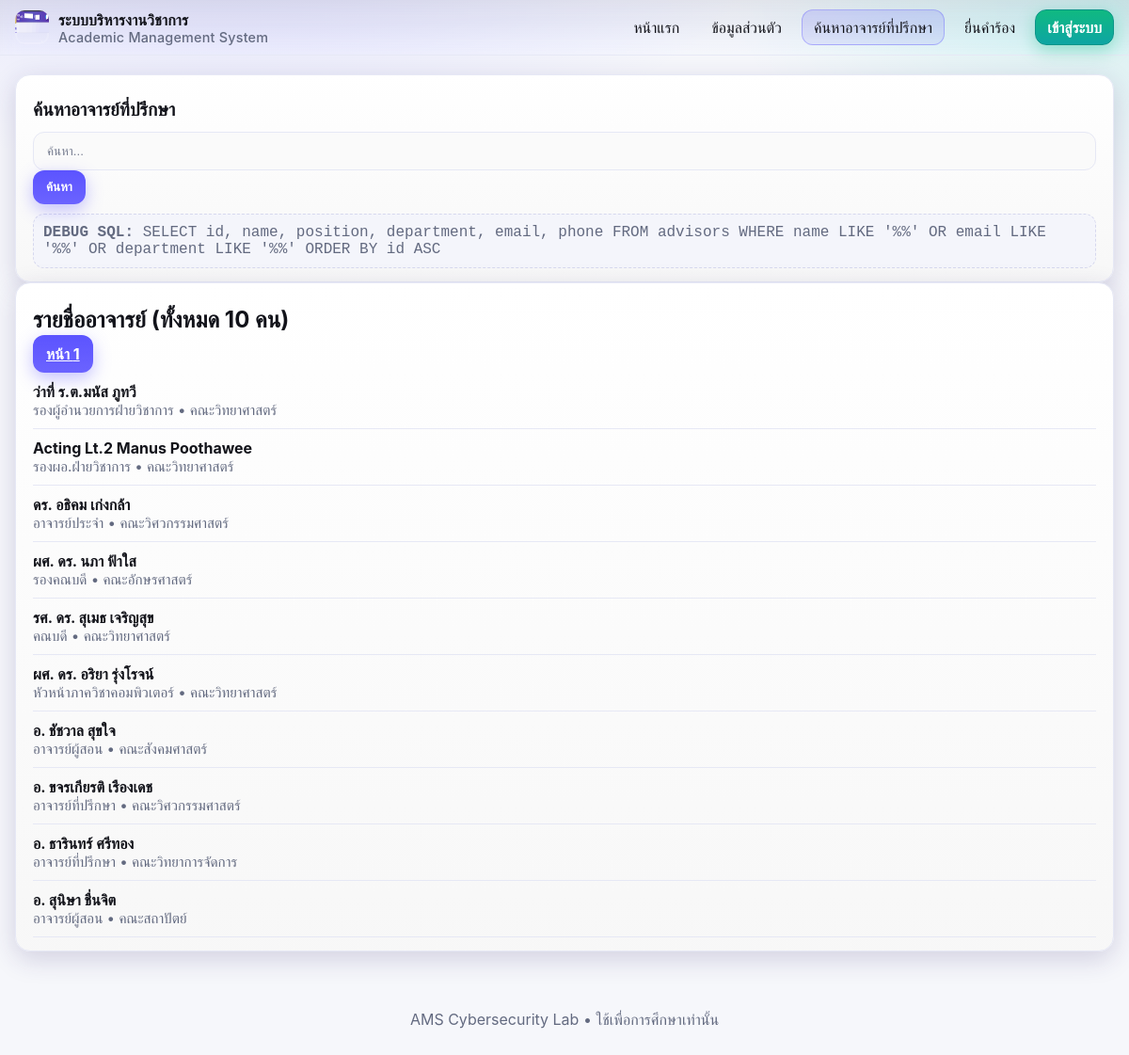
The page /advisors.php?page=2 on the database as committed earlier.
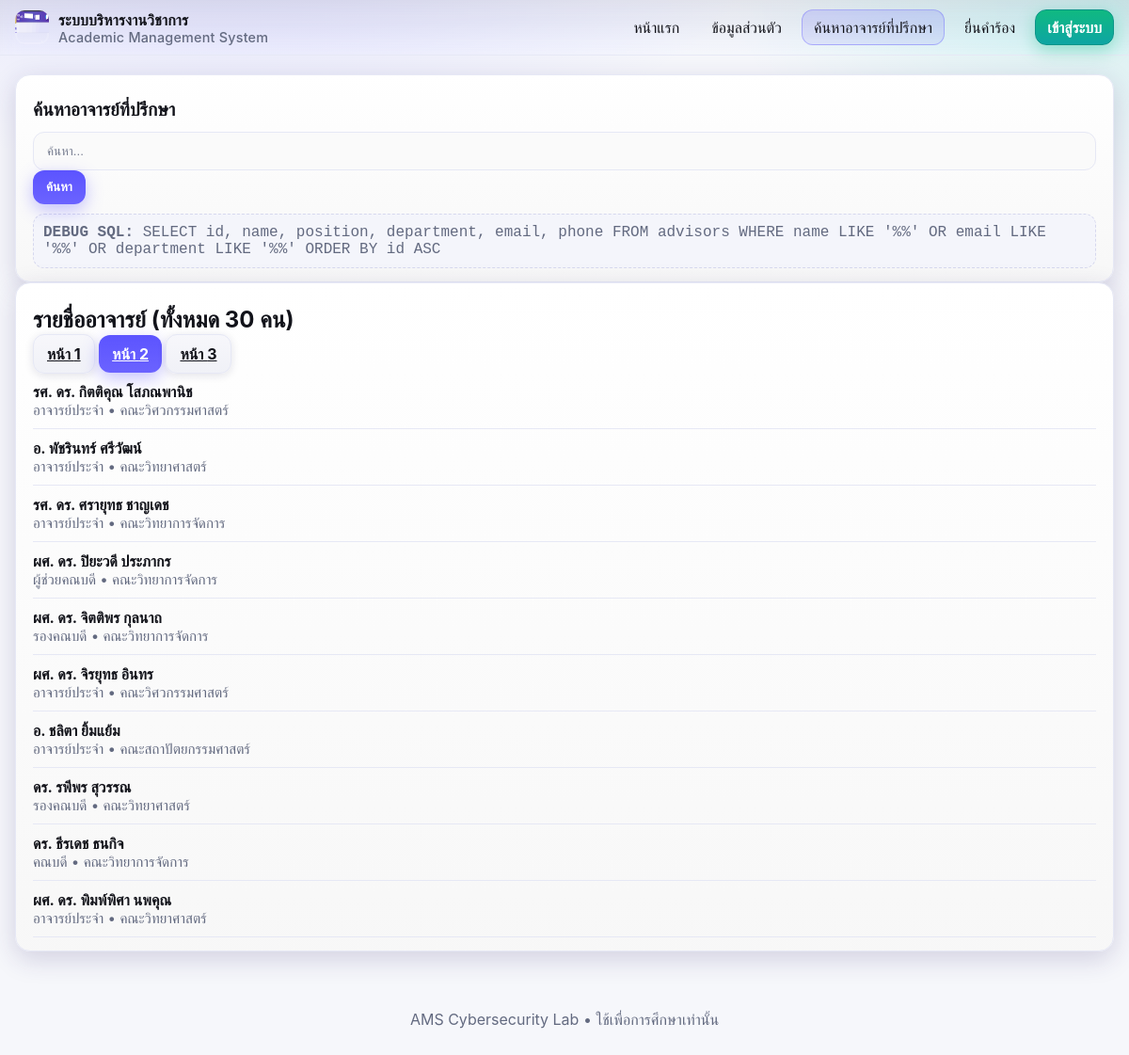
The same page on the database as committed later.
### tables this page shows
CREATE TABLE IF NOT EXISTS advisors (id INT AUTO_INCREMENT PRIMARY KEY, name VARCHAR(120), position VARCHAR(120), department VARCHAR(120), email VARCHAR(120), phone VARCHAR(50));

### src/advisors.php (the view, shortened to what this page needs)
<?php
require 'db.php';
include '_header.php';
$q = $_GET['q'] ?? '';
$sql = "SELECT id, name, position, department, email, phone
        FROM advisors
        WHERE name LIKE '%$q%' OR email LIKE '%$q%' OR department LIKE '%$q%'
        ORDER BY id ASC";
$res = $conn->query($sql);
$rows = [];
while ($res && $row = $res->fetch_assoc()) { $rows[] = $row; }
$perPage = 10;
$total = count($rows);
$pages = max(1, (int)ceil($total / $perPage));
$page = isset($_GET['page']) ? max(1, min($pages, (int)$_GET['page'])) : 1;
$start = ($page - 1) * $perPage;
$current = array_slice($rows, $start, $perPage);
function h($s){ return htmlspecialchars((string)$s, ENT_QUOTES, 'UTF-8'); }
function page_link($n){
  $q = $_GET['q'] ?? '';
  $params = ['page'=>$n];
  return 'advisors.php?' . http_build_query($params);
}
?>
<div class="card">
  <h1>ค้นหาอาจารย์ที่ปรึกษา</h1>
  <form method="get" class="row">
    <input name="q" placeholder="ค้นหา..." value="<?=h($q)?>">
    <button class="btn">ค้นหา</button>
  </form>
  <div class="debug"><b>DEBUG SQL:</b> <?=h($sql)?></div>
</div>
<?php if ($total === 0): ?>
  <div class="card"><p>ไม่พบอาจารย์ที่ปรึกษา</p></div>
<?php else: ?>
  <div class="card">
    <h2>รายชื่ออาจารย์ (ทั้งหมด <?=h($total)?> คน)</h2>
    <div class="row" role="tablist" style="flex-wrap:wrap; gap:8px; margin-bottom:10px">
      <?php for($i=1;$i<=$pages;$i++): ?>
        <a href="<?=h(page_link($i))?>"
           class="btn <?= $i===$page ? '' : 'btn-secondary' ?>"
           role="tab"
           aria-selected="<?= $i===$page ? 'true':'false' ?>"
        >หน้า <?=h($i)?></a>
      <?php endfor; ?>
    </div>
    <ul style="list-style:none; padding:0; margin:0">
      <?php foreach($current as $row): ?>
        <li style="padding:10px 0; border-bottom:1px solid var(--border)">
          <div style="font-weight:700"><?=h($row['name'])?></div>
          <div class="hint"><?=h($row['position'])?> • <?=h($row['department'])?></div>
        </li>
      <?php endforeach; ?>
    </ul>
  </div>
<?php endif; ?>
<?php include '_footer.php'; ?>

Rows that differ between the two databases and show on the page:
no longer on this page (row edited): advisors: name "ว่าที่ ร.ต.มนัส ภูทวี", position "รองผู้อำนวยการฝ่ายวิชาการ", department "คณะวิทยาศาสตร์"
no longer on this page (row edited): advisors: name "Acting Lt.2 Manus Poothawee", position "รองผอ.ฝ่ายวิชาการ", department "คณะวิทยาศาสตร์"
no longer on this page (row edited): advisors: name "ดร. อธิคม เก่งกล้า", position "อาจารย์ประจำ", department "คณะวิศวกรรมศาสตร์"
no longer on this page (row edited): advisors: name "ผศ. ดร. นภา ฟ้าใส", position "รองคณบดี", department "คณะอักษรศาสตร์"
no longer on this page (row edited): advisors: name "รศ. ดร. สุเมธ เจริญสุข", position "คณบดี", department "คณะวิทยาศาสตร์"
no longer on this page (row edited): advisors: name "ผศ. ดร. อริยา รุ่งโรจน์", position "หัวหน้าภาควิชาคอมพิวเตอร์", department "คณะวิทยาศาสตร์"
no longer on this page (row edited): advisors: name "อ. ชัชวาล สุขใจ", position "อาจารย์ผู้สอน", department "คณะสังคมศาสตร์"
no longer on this page (row edited): advisors: name "อ. ขจรเกียรติ เรืองเดช", position "อาจารย์ที่ปรึกษา", department "คณะวิศวกรรมศาสตร์"
no longer on this page (row edited): advisors: name "อ. ธารินทร์ ศรีทอง", position "อาจารย์ที่ปรึกษา", department "คณะวิทยาการจัดการ"
no longer on this page (row edited): advisors: name "อ. สุนิษา ชื่นจิต", position "อาจารย์ผู้สอน", department "คณะสถาปัตย์"
added advisors: name "รศ. ดร. กิตติคุณ โสภณพานิช", position "อาจารย์ประจำ", department "คณะวิศวกรรมศาสตร์"
added advisors: name "อ. พัชรินทร์ ศรีวัฒน์", position "อาจารย์ประจำ", department "คณะวิทยาศาสตร์"
added advisors: name "รศ. ดร. ศรายุทธ ชาญเดช", position "อาจารย์ประจำ", department "คณะวิทยาการจัดการ"
added advisors: name "ผศ. ดร. ปิยะวดี ประภากร", position "ผู้ช่วยคณบดี", department "คณะวิทยาการจัดการ"
added advisors: name "ผศ. ดร. จิตติพร กุลนาถ", position "รองคณบดี", department "คณะวิทยาการจัดการ"
added advisors: name "ผศ. ดร. จิรยุทธ อินทร", position "อาจารย์ประจำ", department "คณะวิศวกรรมศาสตร์"
added advisors: name "อ. ชลิตา ยิ้มแย้ม", position "อาจารย์ประจำ", department "คณะสถาปัตยกรรมศาสตร์"
added advisors: name "ดร. รพีพร สุวรรณ", position "รองคณบดี", department "คณะวิทยาศาสตร์"
added advisors: name "ดร. ธีรเดช ธนกิจ", position "คณบดี", department "คณะวิทยาการจัดการ"
added advisors: name "ผศ. ดร. พิมพ์พิศา นพคุณ", position "อาจารย์ประจำ", department "คณะวิทยาศาสตร์"
Other text that changed with them:
$total: "10" → "30"
new list line: "หน้า 2"
new list line: "หน้า 3"
